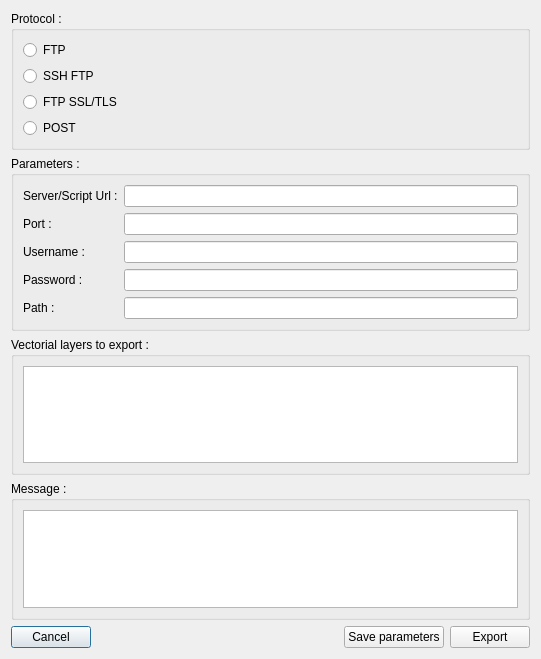
<?xml version="1.0" encoding="UTF-8"?>
<ui version="4.0">
 <class>Dialog</class>
 <widget class="QDialog" name="Dialog">
  <property name="geometry">
   <rect>
    <x>0</x>
    <y>0</y>
    <width>541</width>
    <height>659</height>
   </rect>
  </property>
  <property name="windowTitle">
   <string>Dialog</string>
  </property>
  <layout class="QGridLayout" name="gridLayout">
   <item row="0" column="0">
    <layout class="QVBoxLayout" name="verticalLayout">
     <item>
      <widget class="QGroupBox" name="protocolBox">
       <property name="title">
        <string>Protocol :</string>
       </property>
       <layout class="QGridLayout" name="gridLayout_2">
        <item row="0" column="0">
         <widget class="QRadioButton" name="fTPRadioButton">
          <property name="text">
           <string>FTP</string>
          </property>
         </widget>
        </item>
        <item row="1" column="0">
         <widget class="QRadioButton" name="sFTPRadioButton">
          <property name="text">
           <string>SSH FTP</string>
          </property>
         </widget>
        </item>
        <item row="2" column="0">
         <widget class="QRadioButton" name="fTPSRadioButton">
          <property name="text">
           <string>FTP SSL/TLS</string>
          </property>
         </widget>
        </item>
        <item row="3" column="0">
         <widget class="QRadioButton" name="postRadioButton">
          <property name="text">
           <string>POST</string>
          </property>
         </widget>
        </item>
       </layout>
      </widget>
     </item>
     <item>
      <widget class="QGroupBox" name="parametersBox">
       <property name="enabled">
        <bool>true</bool>
       </property>
       <property name="title">
        <string>Parameters :</string>
       </property>
       <layout class="QGridLayout" name="gridLayout_3">
        <item row="0" column="0">
         <widget class="QLabel" name="urlLabel">
          <property name="text">
           <string>Server/Script Url :</string>
          </property>
         </widget>
        </item>
        <item row="0" column="1">
         <widget class="QLineEdit" name="urlLineEdit"/>
        </item>
        <item row="1" column="0">
         <widget class="QLabel" name="portLabel">
          <property name="text">
           <string>Port :</string>
          </property>
         </widget>
        </item>
        <item row="1" column="1">
         <widget class="QLineEdit" name="portLineEdit"/>
        </item>
        <item row="2" column="0">
         <widget class="QLabel" name="usernameLabel">
          <property name="text">
           <string>Username :</string>
          </property>
         </widget>
        </item>
        <item row="2" column="1">
         <widget class="QLineEdit" name="usernameLineEdit"/>
        </item>
        <item row="3" column="0">
         <widget class="QLabel" name="passwordLabel">
          <property name="text">
           <string>Password :</string>
          </property>
         </widget>
        </item>
        <item row="3" column="1">
         <widget class="QLineEdit" name="passwordLineEdit"/>
        </item>
        <item row="4" column="0">
         <widget class="QLabel" name="pathLabel">
          <property name="text">
           <string>Path :</string>
          </property>
         </widget>
        </item>
        <item row="4" column="1">
         <widget class="QLineEdit" name="pathLineEdit"/>
        </item>
       </layout>
      </widget>
     </item>
     <item>
      <widget class="QGroupBox" name="layersBox">
       <property name="title">
        <string>Vectorial layers to export :</string>
       </property>
       <layout class="QGridLayout" name="gridLayout_4">
        <item row="0" column="0">
         <widget class="QListWidget" name="vLayersListWidget">
          <property name="selectionMode">
           <enum>QAbstractItemView::MultiSelection</enum>
          </property>
         </widget>
        </item>
       </layout>
      </widget>
     </item>
     <item>
      <widget class="QGroupBox" name="messageBox">
       <property name="title">
        <string>Message :</string>
       </property>
       <layout class="QVBoxLayout" name="verticalLayout_2">
        <item>
         <widget class="QTextBrowser" name="message"/>
        </item>
       </layout>
      </widget>
     </item>
    </layout>
   </item>
   <item row="1" column="0">
    <layout class="QHBoxLayout" name="horizontalLayout">
     <item>
      <widget class="QPushButton" name="cancelButton">
       <property name="text">
        <string>Cancel</string>
       </property>
      </widget>
     </item>
     <item>
      <spacer name="horizontalSpacer">
       <property name="orientation">
        <enum>Qt::Horizontal</enum>
       </property>
       <property name="sizeHint" stdset="0">
        <size>
         <width>40</width>
         <height>20</height>
        </size>
       </property>
      </spacer>
     </item>
     <item>
      <widget class="QPushButton" name="saveSettingsButton">
       <property name="text">
        <string>Save parameters</string>
       </property>
      </widget>
     </item>
     <item>
      <widget class="QPushButton" name="exportButton">
       <property name="text">
        <string>Export</string>
       </property>
      </widget>
     </item>
    </layout>
   </item>
  </layout>
 </widget>
 <resources/>
 <connections>
  <connection>
   <sender>postRadioButton</sender>
   <signal>clicked()</signal>
   <receiver>portLabel</receiver>
   <slot>hide()</slot>
   <hints>
    <hint type="sourcelabel">
     <x>269</x>
     <y>100</y>
    </hint>
    <hint type="destinationlabel">
     <x>61</x>
     <y>194</y>
    </hint>
   </hints>
  </connection>
  <connection>
   <sender>postRadioButton</sender>
   <signal>clicked()</signal>
   <receiver>portLineEdit</receiver>
   <slot>hide()</slot>
   <hints>
    <hint type="sourcelabel">
     <x>269</x>
     <y>100</y>
    </hint>
    <hint type="destinationlabel">
     <x>308</x>
     <y>194</y>
    </hint>
   </hints>
  </connection>
  <connection>
   <sender>fTPRadioButton</sender>
   <signal>clicked()</signal>
   <receiver>portLabel</receiver>
   <slot>show()</slot>
   <hints>
    <hint type="sourcelabel">
     <x>269</x>
     <y>49</y>
    </hint>
    <hint type="destinationlabel">
     <x>61</x>
     <y>194</y>
    </hint>
   </hints>
  </connection>
  <connection>
   <sender>fTPRadioButton</sender>
   <signal>clicked()</signal>
   <receiver>portLineEdit</receiver>
   <slot>show()</slot>
   <hints>
    <hint type="sourcelabel">
     <x>269</x>
     <y>49</y>
    </hint>
    <hint type="destinationlabel">
     <x>308</x>
     <y>194</y>
    </hint>
   </hints>
  </connection>
  <connection>
   <sender>fTPSRadioButton</sender>
   <signal>clicked()</signal>
   <receiver>portLabel</receiver>
   <slot>show()</slot>
   <hints>
    <hint type="sourcelabel">
     <x>269</x>
     <y>83</y>
    </hint>
    <hint type="destinationlabel">
     <x>61</x>
     <y>194</y>
    </hint>
   </hints>
  </connection>
  <connection>
   <sender>fTPSRadioButton</sender>
   <signal>clicked()</signal>
   <receiver>portLineEdit</receiver>
   <slot>show()</slot>
   <hints>
    <hint type="sourcelabel">
     <x>269</x>
     <y>83</y>
    </hint>
    <hint type="destinationlabel">
     <x>308</x>
     <y>194</y>
    </hint>
   </hints>
  </connection>
  <connection>
   <sender>sFTPRadioButton</sender>
   <signal>clicked()</signal>
   <receiver>portLabel</receiver>
   <slot>show()</slot>
   <hints>
    <hint type="sourcelabel">
     <x>269</x>
     <y>66</y>
    </hint>
    <hint type="destinationlabel">
     <x>61</x>
     <y>194</y>
    </hint>
   </hints>
  </connection>
  <connection>
   <sender>sFTPRadioButton</sender>
   <signal>clicked()</signal>
   <receiver>portLineEdit</receiver>
   <slot>show()</slot>
   <hints>
    <hint type="sourcelabel">
     <x>269</x>
     <y>66</y>
    </hint>
    <hint type="destinationlabel">
     <x>308</x>
     <y>194</y>
    </hint>
   </hints>
  </connection>
 </connections>
</ui>
